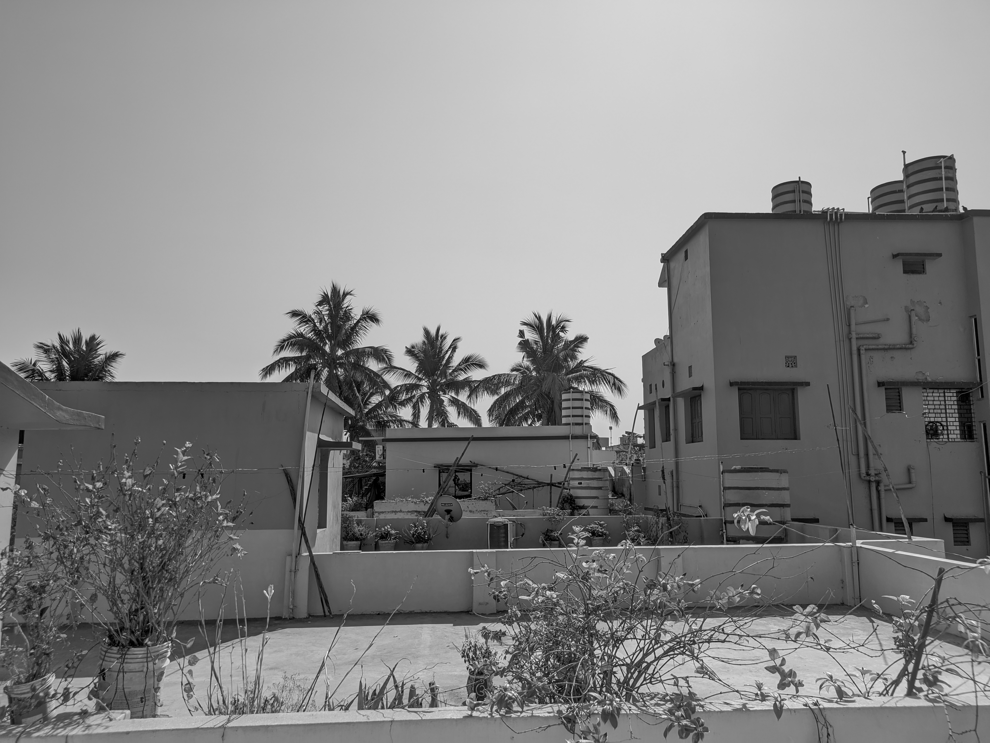
%> input picture lab_3/f1.png, 990 x 743 px
$ octave main_own_images_1.m   (GNU Octave 9; MATLAB toolbox functions it lacks are replaced by stand-ins)
%> lines starting %> are read from the running program, lines starting %| are printed output that depends on the picture
### lab_3/sift.m
% [image, descriptors, locs] = sift(imageFile)
%
% This function reads an image and returns its SIFT keypoints.
%   Input parameters:
%     imageFile: the file name for the image.
%
%   Returned:
%     image: the image array in double format
%     descriptors: a K-by-128 matrix, where each row gives an invariant
%         descriptor for one of the K keypoints.  The descriptor is a vector
%         of 128 values normalized to unit length.
%     locs: K-by-4 matrix, in which each row has the 4 values for a
%         keypoint location (row, column, scale, orientation).  The
%         orientation is in the range [-PI, PI] radians.
%
% Credits: Thanks for initial version of this program to D. Alvaro and
%          J.J. Guerrero, Universidad de Zaragoza (modified by D. Lowe)

function [image, descriptors, locs] = sift(imageFile)

% Load image
image = imread(imageFile);

% If you have the Image Processing Toolbox, you can uncomment the following
%   lines to allow input of color images, which will be converted to grayscale.
if size(image,3) == 3
   image = rgb2gray(image);
end

[rows, cols] = size(image);

% Convert into PGM imagefile, readable by "keypoints" executable
f = fopen('tmp.pgm', 'w');
if f == -1
    error('Could not create file tmp.pgm.');
end
fprintf(f, 'P5\n%d\n%d\n255\n', cols, rows);
fwrite(f, image', 'uint8');
fclose(f);

% Call keypoints executable
if isunix
    command = '!./sift ';
else
    command = '!siftWin32 ';
end
command = [command ' <tmp.pgm >tmp.key'];
eval(command);

% Open tmp.key and check its header
g = fopen('tmp.key', 'r');
if g == -1
    error('Could not open file tmp.key.');
end
[header, count] = fscanf(g, '%d %d', [1 2]);
if count ~= 2
    error('Invalid keypoint file beginning.');
end
num = header(1);
len = header(2);
if len ~= 128
    error('Keypoint descriptor length invalid (should be 128).');
end

% Creates the two output matrices (use known size for efficiency)
locs = double(zeros(num, 4));
descriptors = double(zeros(num, 128));

% Parse tmp.key
for i = 1:num
    [vector, count] = fscanf(g, '%f %f %f %f', [1 4]); %row col scale ori
    if count ~= 4
        error('Invalid keypoint file format');
    end
    locs(i, :) = vector(1, :);

    [descrip, count] = fscanf(g, '%d', [1 len]);
    if (count ~= 128)
        error('Invalid keypoint file value.');
    end
    % Normalize each input vector to unit length
    descrip = descrip / sqrt(sum(descrip.^2));
    descriptors(i, :) = descrip(1, :);
end
fclose(g);

### lab_3/sift_corresp.m
%
% [corresp1, corresp2] = sift_corresp(image1, image2, show_fig)
%
% This function reads two images (file name strings), finds their
% SIFT features, and returns the correspondences based on the
% distance between the nearest and second nearest neighbour.
%
% corresp1(i,:) point of image1 corresponds to corresp2(i,:) point of image2
%
% correspx(i,1) = row number of ith point
% correspx(i,2) = column number of ith point

function [corresp1, corresp2] = sift_corresp(imgName1, imgName2)

% Find SIFT keypoints for each image
[~, desc1, loc1] = sift(imgName1);
[~, desc2, loc2] = sift(imgName2);

% dist_ratio: Only keep matches in which the ratio of vector angles from the
% nearest to second nearest neighbor is less than distRatio.
dist_ratio = 0.6;

% For each feature in the first image, select its match to second image.
desc2t = desc2';
count = 1;
for i = 1 : size(desc1,1)
   inprods = desc1(i,:) * desc2t; % Vector of inner products
   [vals,idx] = sort(acos(inprods)); % Take cos inverse and sort results

   % Check if nearest neighbour has angle less than dist_ratio times second
   if (vals(1) < dist_ratio * vals(2))
      corresp1(count,:) = loc1(i,1:2);
      corresp2(count,:) = loc2(idx(1),1:2);
      count = count + 1;
   end
end

### lab_3/main_own_images_1.m
%% Read images
% Comments skipped as it will be exactly the same as those in main.m
clear;
im1 = imread('f1.png');
%> im1 is the input picture: size 743x990 uint8; min 0, max 250, mean 133.6
im2 = imread('f2.png');
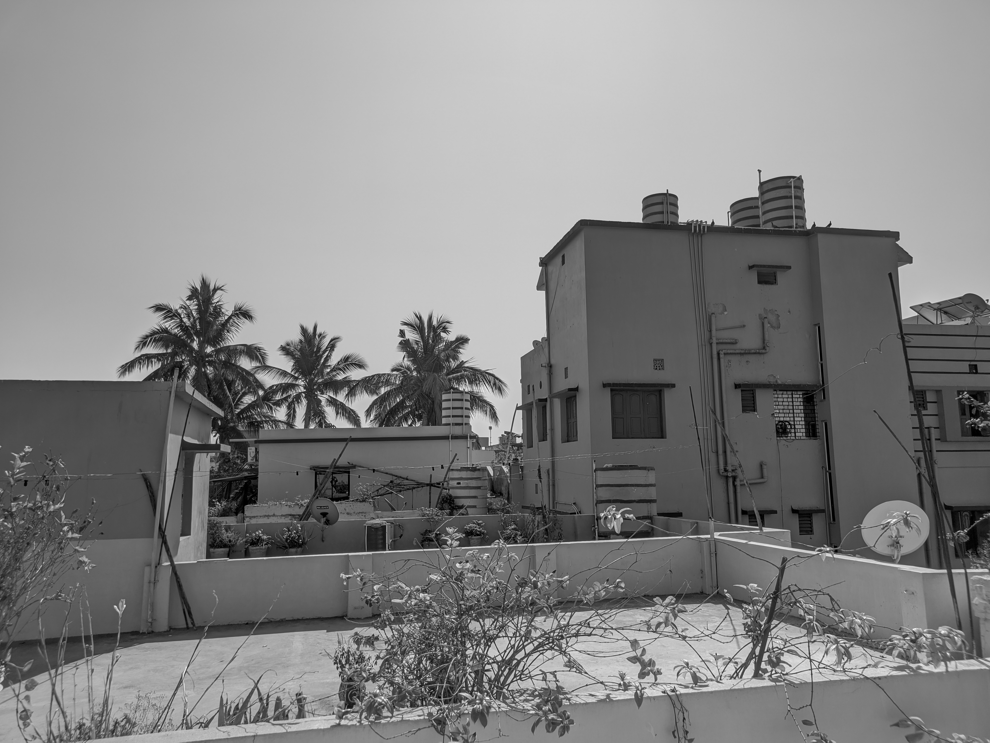
%> input picture lab_3/f2.png, 990 x 743 px
%> im2 is the input picture: size 743x990 uint8; min 0, max 251, mean 132.9
im3 = imread('f3.png');
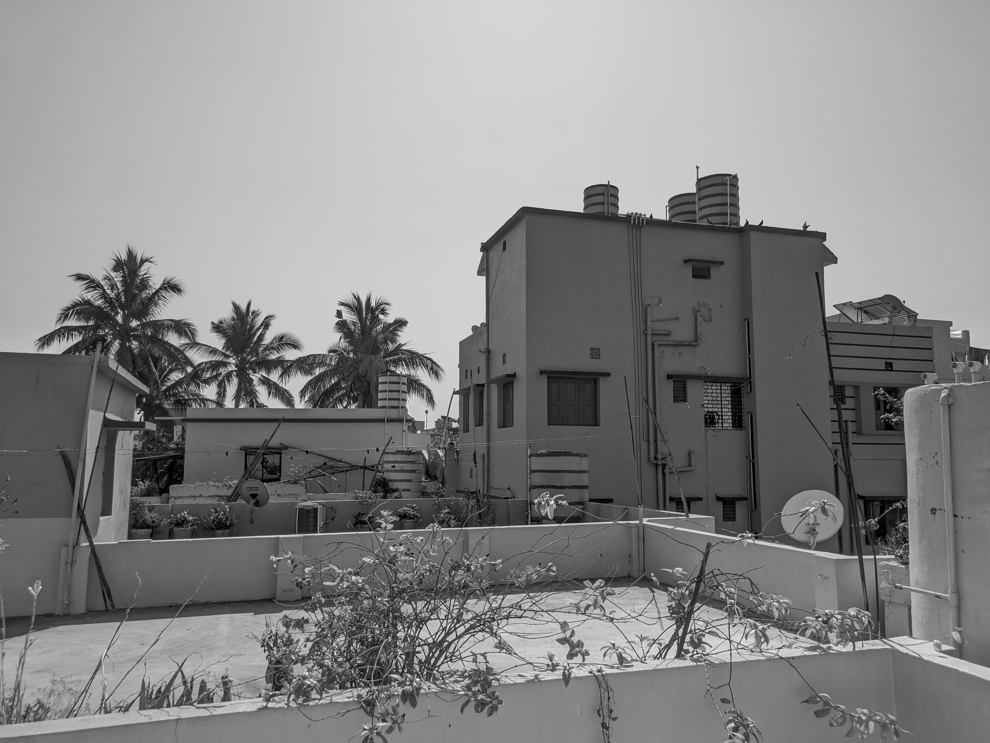
%> input picture lab_3/f3.png, 990 x 743 px
%> im3 is the input picture: size 743x990 uint8; min 0, max 255, mean 134.3

%% RANSAC Parameters
epsilon = 5;
fraction = 0.9;
n_iters = 10^8;
n_samples = 4;

%% H21 Matrix
[corresp1, corresp2] = sift_corresp('f1.png','f2.png');
%> the run ends on the next line
